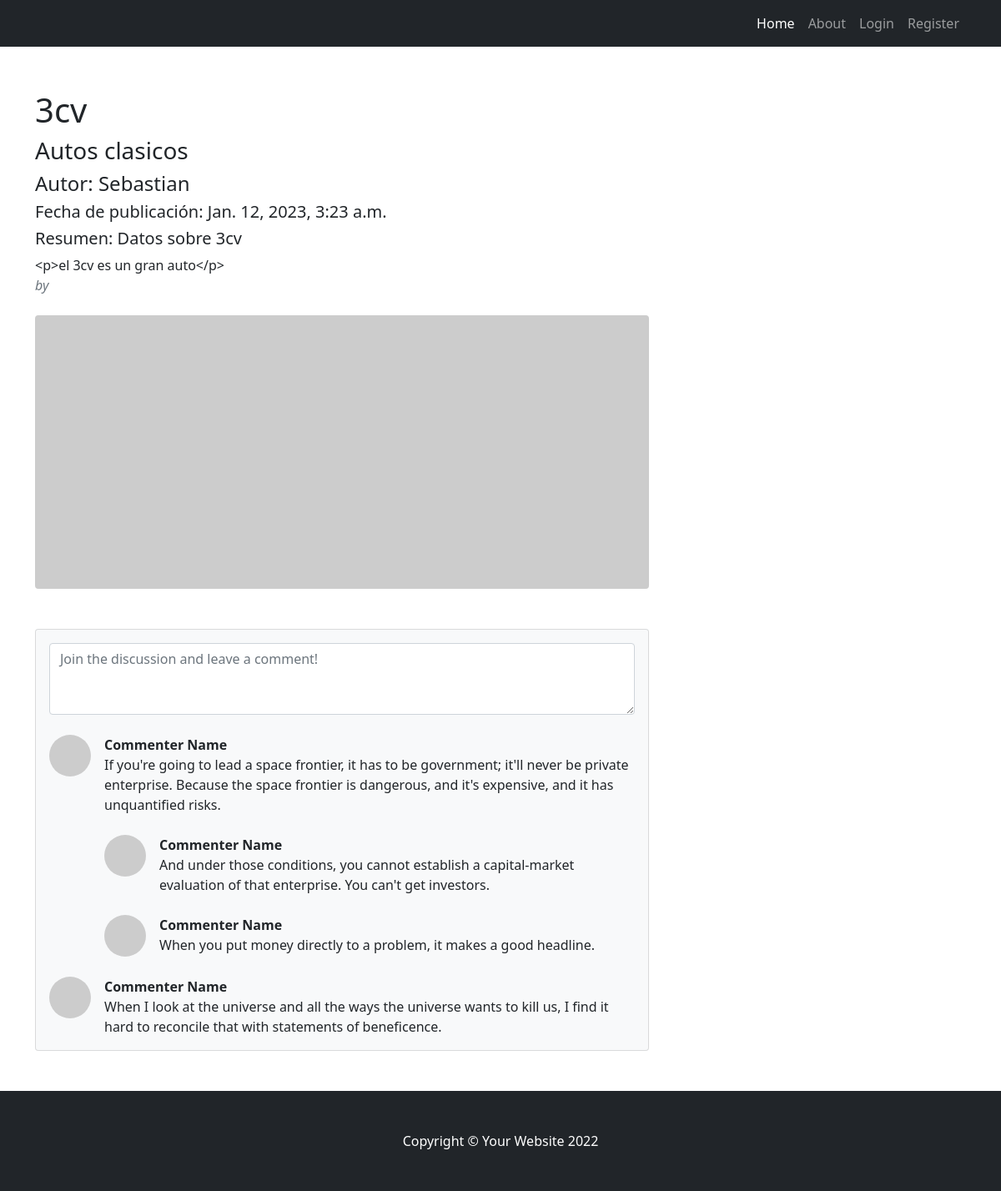
The page /blog/3cv/ on the database as committed earlier.
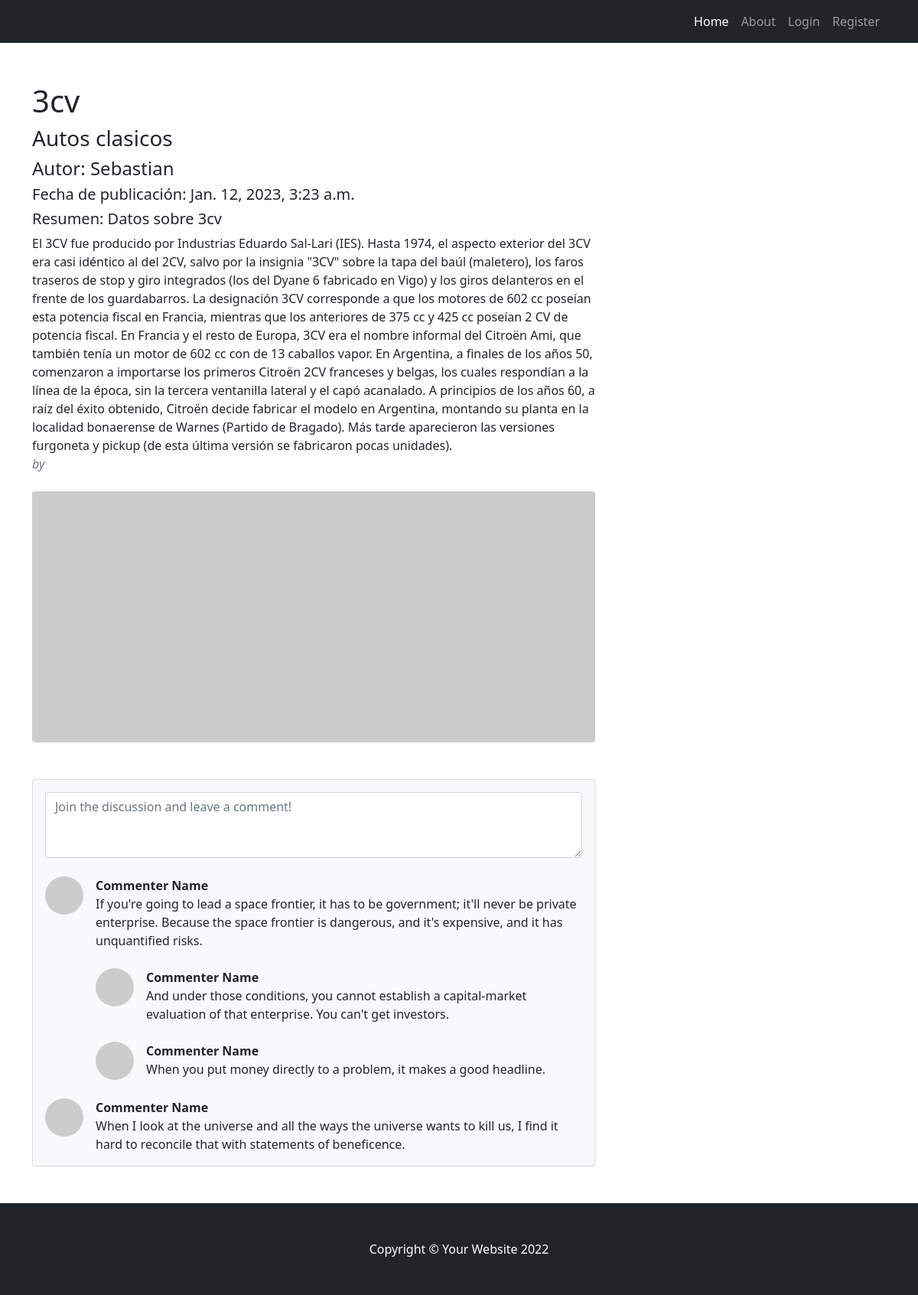
The same page on the database as committed later.
### blog/models.py (models this page shows, shortened)
class Post(models.Model):
    class PostObjects(models.Manager):
        def get_queryset(self):
            return super().get_queryset().filter(status="published")
    OPTIONS= (("draft", "Draft"),("published","Published"))
    category=models.ForeignKey(Category, on_delete=models.PROTECT, default=1)
    title=models.CharField(max_length=255)
    excerpt=models.TextField()
    content=models.TextField()
    slug=models.SlugField(max_length=250, unique_for_date="published", null=False, unique=True)
    published=models.DateTimeField(default=timezone.now)
    author=models.CharField(max_length=30)
    status= models.CharField(max_length=10, choices=OPTIONS , default="draft")
    objects= models.Manager()
    postobjects=PostObjects()
    class Meta:
        ordering= ("-published",)

class Category(models.Model):
    name=models.CharField(max_length= 100)
    def __str__(self):
        return self.name

### blog/views.py (the view)
# urls.py: path('<slug:slug>/', PostDetailView.as_view(), name='post-detail'),
class PostDetailView (DetailView):
    model= Post
    template_name='blog/postdetail.html'
    context_object_name='post'
    def get_context_data(self,**kwargs):
        context=super().get_context_data(**kwargs)
        post= Post.objects.filter(slug=self.kwargs.get ('slug'))
        return context

### blog/templates/blog/postdetail.html
{% extends 'blog/padre.html' %}
{% block title %}
<h1>{{  post.title }} </h1>
    <h3>{{  post.category  }}</h3>
        <h4>Autor: {{  post.author }}</h4>
            <h5>Fecha de publicación: {{  post.published }}</h5>
                <h5>Resumen: {{  post.excerpt }}</h5>
<h7>{{  post.content }}</h7>
{% endblock title %}

Rows that differ between the two databases and show on the page:
changed Post "3cv": content "<p>el 3cv es un gran auto</p>" → "El 3CV fue producido por Industrias Eduardo Sal-Lari (IES). Hasta 1974, el aspecto exterior del 3CV era casi idéntico al del 2CV, salvo por la insignia \"3CV\" sobre la tapa del baúl (maletero), los faros traseros de stop y giro integrados (los del Dyane 6 fabricado en Vigo) y los giros delanteros en el frente de los guardabarros. La designación 3CV corresponde a que los motores de 602 cc poseían esta potencia fiscal en Francia, mientras que los anteriores de 375 cc y 425 cc poseían 2 CV de potencia fiscal. En Francia y el resto de Europa, 3CV era el nombre informal del Citroën Ami, que también tenía un motor de 602 cc con de 13 caballos vapor. En Argentina, a finales de los años 50,…"
